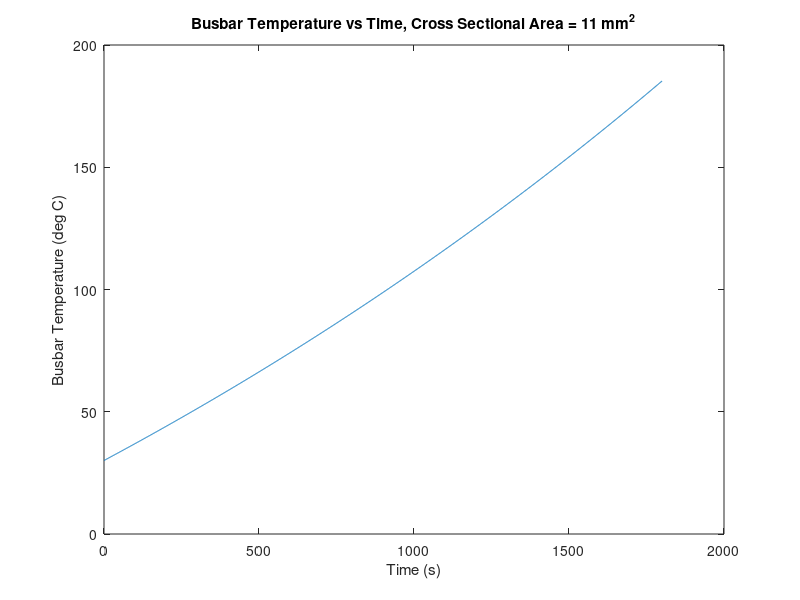

Reproduce this figure in MATLAB.

%Testing Parameters:
current = 40; %Amps(A)
initialTemp = 30; %C
crossSectionalArea = 11 * 0.01; %cm^2 [mm^2 -> cm^2] %%THIS IS THE VALUE YOU WANT TO CHANGE TO TEST DIFFERENT CROSS SECTIONS
time = 1800; %seconds 

%Material Specs: Copper
density = 8.93; %g/cm^3
specificHeatCapacity = 0.385; %J/g*C
resistivity = 1.70E-06; %ohm-cm at 20 C
tempCoefficientResistivity = 0.0039;
initialResistivity = resistivity*(1 + tempCoefficientResistivity*(initialTemp-20)); %Resistivity at Initial Temperature

%Variables Initialized
busbarTemp = initialTemp;
busbarTempData = [];
tempChange = 0;
totalTime = 0:time;

for t = 0:time 

    tempChange = (current^2*initialResistivity)/(density*crossSectionalArea^2*specificHeatCapacity);
    busbarTemp = busbarTemp + tempChange;
    initialResistivity = resistivity*(1 + tempCoefficientResistivity*(busbarTemp-20));
    busbarTempData(t+1) = busbarTemp;

end

busbarTempData = transpose(busbarTempData); 
busbarMaxTemp = busbarTempData(end-1);

plot(totalTime,busbarTempData);
xlabel('Time (s)')
ylabel('Busbar Temperature (deg C)')
title('Busbar Temperature vs Time, Cross Sectional Area = 11 mm^2')

%busbarMaxTemp is the maximum temperature the busbar will reach according to
%your parameters
